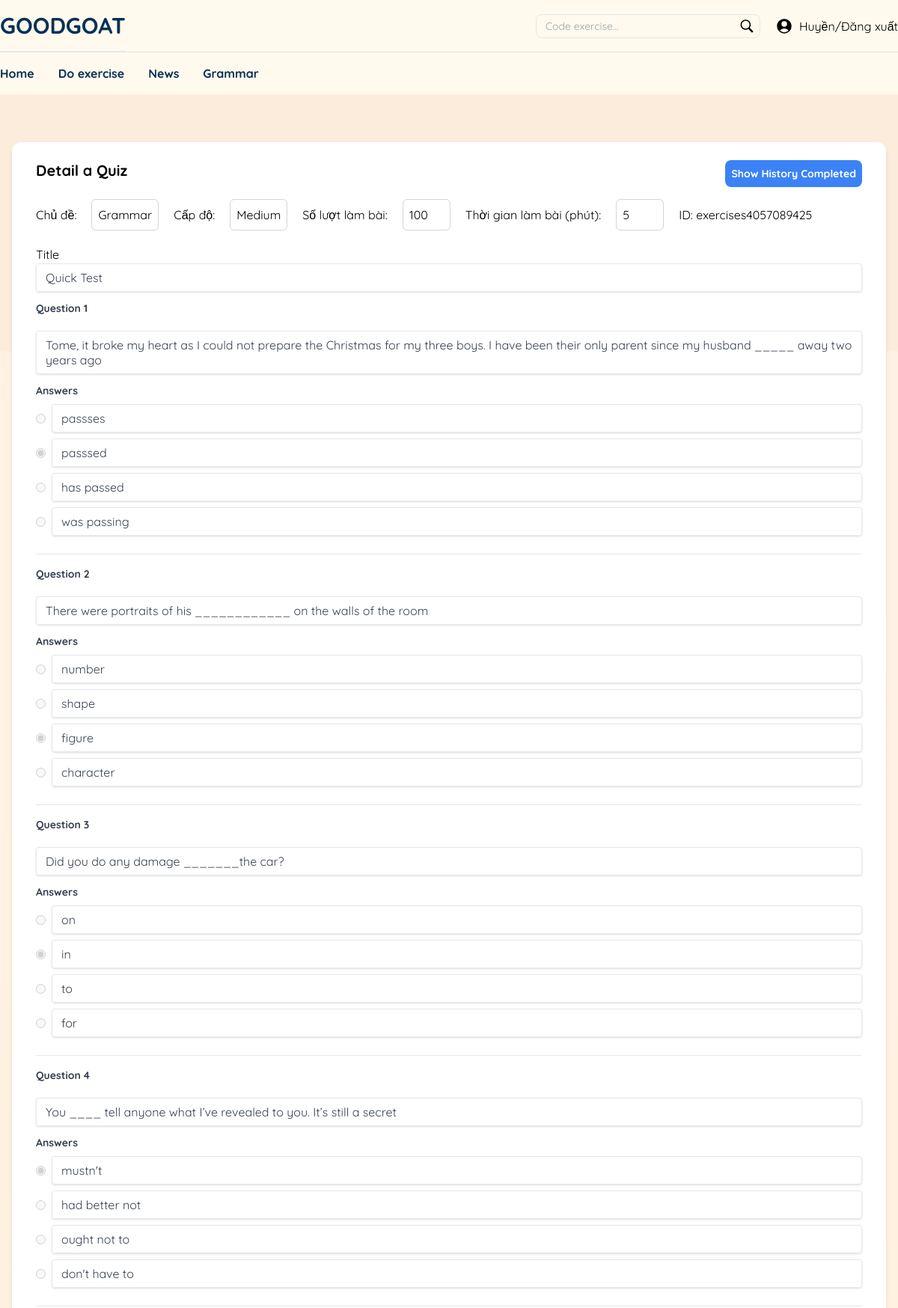
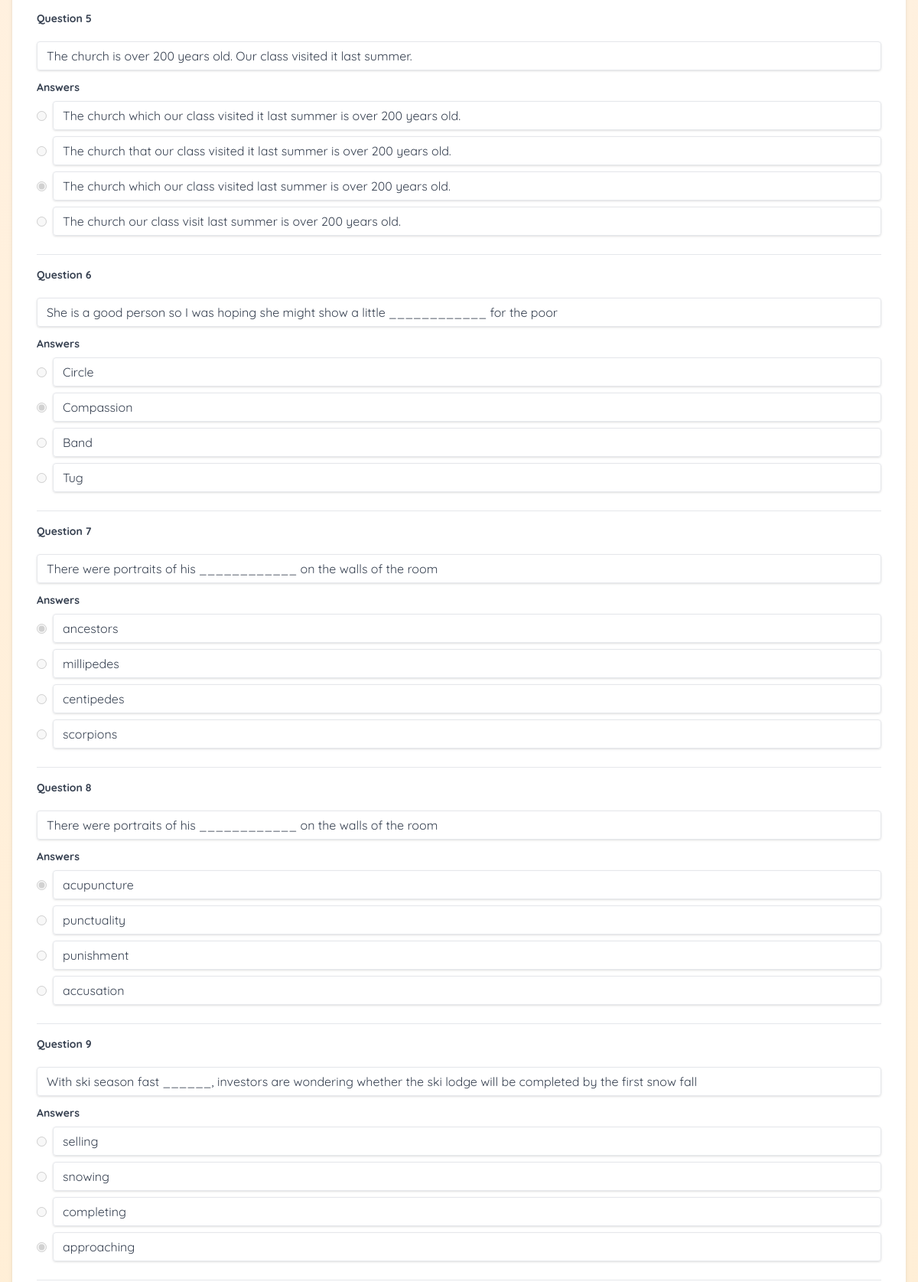
The page /Nhom3/index.php/exercise/detail?id=exercises4057089425 (signed in, upper part) on the database its author committed (2 pictures, top to bottom).
### tables this page shows
CREATE TABLE `topic` (
  `id` varchar(50) NOT NULL,
  `name` varchar(50) DEFAULT NULL,
  `parent_id` varchar(50) DEFAULT NULL
);

CREATE TABLE `level` (
  `id` varchar(50) NOT NULL,
  `name` varchar(50) NOT NULL
);

CREATE TABLE `exercises` (
  `id` varchar(50) NOT NULL,
  `topic_id` varchar(50) NOT NULL,
  `level_id` varchar(50) NOT NULL,
  `time_limit_minutes` int(11) DEFAULT NULL,
  `has_time_limit` int(11) DEFAULT NULL,
  `user_id` varchar(50) NOT NULL,
  `isDel` bit(1) DEFAULT b'0',
  `title` text NOT NULL
);

CREATE TABLE `questions` (
  `id` varchar(50) NOT NULL,
  `question` text NOT NULL,
  `answers` text DEFAULT NULL,
  `exercise_id` varchar(50) NOT NULL,
  `isDel` bit(1) DEFAULT b'0'
);

### Nhom3/Controllers/BaseController.php (called while the page is built, shortened)
<?php
class BaseController
{
   public function view($viewpath, array $data = [])
   {
      require (self::VIEW_FOLDER_NAME . '/' . str_replace(".", "/", $viewpath) . '.php');
   }
}

### Nhom3/Controllers/ExerciseController.php (called while the page is built, shortened)
<?php
class ExerciseController extends BaseController
{
   private $exerciseModel;
   private $levelModel;
   private $topicModel;
   private $questionModel;
   private $userHistoryExerciseModel;
   public function __construct()
   {
      $this->exerciseModel = new ExerciseModel();
      $this->levelModel = new LevelModel();
      $this->topicModel = new TopicModel();
      $this->questionModel = new QuestionModel();
      $this->userHistoryExerciseModel = new UserHistoryExerciseModel();
   }
   public function detail()
   {
      $id = $_GET['id'];
      $exercise = $this->exerciseModel->findById($id)[0];
      $questions = $this->questionModel->getQuestionByExerciseId($id);
      $topics = $this->topicModel->getAll();
      $levels = $this->levelModel->getAll();
      $historyCompleteds = $this->userHistoryExerciseModel->findByExerciseId($id);
      return $this->view('frontend.exercises.detail', ['exercise' => $exercise, 'questions' => $questions, 'topics' => $topics, 'levels' => $levels, 'historyCompleteds' => $historyCompleteds]);
   }
}

### Nhom3/index.php (called while the page is built, shortened)
<?php
require './Core/Database.php';
require './Models/BaseModel.php';
require './Controllers/BaseController.php';
$parts = explode('/', $_SERVER['REQUEST_URI']);
$actionName = isset($parts[4]) && $parts[4] != '' ? explode('?', $parts[4])[0] : 'index';
$controllerObject = new $controllerName;
$controllerObject->$actionName();

### Nhom3/Core/Database.php (called while the page is built, shortened)
<?php
class Database
{
   public function connect()
   {
      $connect = mysqli_connect(self::HOST, self::USERNAME, self::PASSWORD, self::DB_NAME);
      mysqli_set_charset($connect, 'utf8');
      if (mysqli_connect_errno() === 0) {
         return $connect;
      }
      return false;
   }
}

### Nhom3/Models/BaseModel.php (called while the page is built, shortened)
<?php
class BaseModel extends Database
{
   protected $connect;
   public function __construct()
   {
      $this->connect = $this->connect();
   }
   public function getTable($TableName, $select = ['*'], $orderBy = [] , $Limit = null)
   {
      $select = implode(",", $select);
      $orderBy = implode(",", $orderBy);
      $sql = "SELECT $select FROM $TableName";
      $sql .= ($orderBy != null) ? " ORDER BY $orderBy" : "";
      $sql .= ($Limit != null) ? " LIMIT $Limit" : "";
      $query = $this->_query($sql);
      $data = [];
      while ($row = mysqli_fetch_assoc($query)) {
         array_push($data, $row);
      }
      return $data;
   }
   public function _query($sql)
   {
      return mysqli_query($this->connect, $sql);
   }
}

### Nhom3/Models/TopicModel.php (called while the page is built, shortened)
<?php
class TopicModel extends BaseModel
{
    public function getAll($select = ['*'], $orderBy = [] , $Limit = null)
    {
        return $this->getTable(self::TABLE, $select, $orderBy, $Limit);
    }
}

### Nhom3/Models/ExerciseModel.php (called while the page is built, shortened)
<?php
class ExerciseModel extends BaseModel
{
    public function findById($id)
    {
        $data = [];
        $query = $this->_query("SELECT * FROM " . self::TABLE . " WHERE id = '$id' AND isDel = 0");
        while ($row = mysqli_fetch_assoc($query)) {
            array_push($data, $row);
        }
        return $data;
    }
}

### Nhom3/Models/LevelModel.php (called while the page is built, shortened)
<?php
class LevelModel extends BaseModel
{
    public function getAll($select = ['*'], $orderBy = [] , $Limit = null)
    {
        return $this->getTable(self::TABLE, $select, $orderBy, $Limit);
    }
}

### Nhom3/Models/QuestionModel.php (called while the page is built, shortened)
<?php
class QuestionModel extends BaseModel
{
    public function getQuestionByExerciseId($id)
    {
        $data = [];
        $query = $this->_query("SELECT * FROM " . self::TABLE . " WHERE exercise_id = '$id'");
        while ($row = mysqli_fetch_assoc($query)) {
            array_push($data, $row);
        }
        return $data;
    }
}

### Nhom3/Views/frontend/exercises/detail.php (the view, shortened to what this page needs)
<?php
include "Views/frontend/partitions/header.php";
?>
<section class="relative bg-gradient-exercise min-h-[calc(100vh-133px)]">
    <div class="container mx-auto px-4 py-16 max-w-[80rem]">
        <div id="quizForm" class="bg-white shadow-md rounded-xl px-8 pt-6 pb-8 mb-4 relative">
            <div id="Detail-Question">
                <h1 class="text-xl font-bold mb-6">Detail a Quiz <button id="show"
                        class="bg-blue-500 text-white rounded-lg p-2 text-sm right-0 float-end">Show
                        History Completed</button> </h1>
                <div class="flex gap-5 mb-5 items-center text-nowrap">
                    <label for="topic">Chủ đề:</label>
                    <span id="topic" name="topic" class="bg-white p-2 border border-gray-300 rounded-md">
                        <?php foreach ($topics as $topic) {
                            if ($topic['id'] == $exercise['topic_id']) {
                                echo $topic['name'];
                            }
                        }
                        ?>
                    </span>
                    <label for="level">Cấp độ:</label>
                    <span id="level" name="level" class="bg-white p-2 border border-gray-300 rounded-md">
                        <?php foreach ($levels as $level) {
                            if ($level['id'] == $exercise['level_id']) {
                                echo $level['name'];
                            }
                        }
                        ?>
                    </span>
                    <label for="hasLimitTime">Số lượt làm bài:</label>
                    <span id="hasLimitTime" class="bg-white p-2 border border-gray-300 rounded-md w-16">
                        <?= $exercise['has_time_limit'] ?></span>
                    <label for="timeLimitMinutes">Thời gian làm bài (phút):</label>
                    <span id="timeLimitMinutes"
                        class="bg-white p-2 border border-gray-300 rounded-md w-16"><?= $exercise['time_limit_minutes'] ?></span>
                    <span id="Exercise_ID" data-id=<?= $exercise['id'] ?>>ID: <?= $exercise['id'] ?></span>
                </div>
                <div class="mb-3">
                    <label for="title"> Title</label>
                    <span type="text" name="title" id="title"
                        class="shadow appearance-none border rounded w-full py-2 px-3 text-gray-700 leading-tight focus:outline-none focus:shadow-outline block"><?= $exercise['title'] ?></span>
                </div>
                <div id="questionsContainer">
                    <?php foreach ($questions as $index => $question): ?>
                    <div class="question-block mb-4 border-b border-gray-200 pb-4" id=<?= $question['id'] ?>>
                        <div class="flex justify-between items-end mb-3">
                            <label class="block text-gray-700 text-sm font-bold mb-2">Question <?= $index + 1 ?></label>
                        </div>
                        <span name="question_<?= $index + 1 ?>"
                            class="shadow appearance-none border rounded w-full py-2 px-3 text-gray-700 leading-tight focus:outline-none focus:shadow-outline block">
                            <?= $question['question'] ?></span>
                        <div class="mt-3">
                            <label class="block text-gray-700 text-sm font-bold mb-2">Answers</label>
                            <?php
                                $questionAnswers = json_decode($question['answers'], true);
                                foreach ($questionAnswers as $ansIndex => $answer): ?>
                            <div class="flex items-center mb-2">
                                <input type="radio" name="correct_<?= $index + 1 ?>"
                                    value="answer<?= $ansIndex + 1 ?>_<?= $index + 1 ?>" class="mr-2"
                                    <?= $answer['isCorrect'] == 1 ? 'checked' : '' ?> disabled>
                                <span
                                    class="answer-input shadow appearance-none border rounded w-full py-2 px-3 text-gray-700 leading-tight focus:outline-none focus:shadow-outline block">
                                    <?= $answer['answer'] ?>
                                </span>
                            </div>
                            <?php endforeach; ?>
                        </div>
                    </div>
                    <?php endforeach; ?>
                </div>
            </div>
        </div>
    </div>
</section>
<?php include "Views/frontend/partitions/footer.php"; ?>

### rows shown on the page
topic: name "Grammar"
level: name "Medium"
exercises: has_time_limit "100", time_limit_minutes "5", id "exercises4057089425", title "Quick Test"
questions: question "Tome, it broke my heart as I could not prepare the Christmas for my three boys. I have been their only parent since my husband _____ away two years ago", answer "passses", answer "passsed", answer "has passed", answer "was passing"
questions: question "There were portraits of his ____________ on the walls of the room", answer "number", answer "shape", answer "figure", answer "character"
questions: question "Did you do any damage _______the car?", answer "on", answer "in", answer "to", answer "for"
questions: question "You ____ tell anyone what I’ve revealed to you. It’s still a secret", answer "mustn't", answer "had better not", answer "ought not to", answer "don't have to"
questions: question "The church is over 200 years old. Our class visited it last summer.", answer "The church which our class visited it last summer is over 200 years old.", answer "The church that our class visited it last summer is over 200 years old.", answer "The church which our class visited last summer is over 200 years old.", answer "The church our class visit last summer is over 200 years old."
questions: question "She is a good person so I was hoping she might show a little ____________ for the poor", answer "Circle", answer "Compassion", answer "Band", answer "Tug"
questions: question "There were portraits of his ____________ on the walls of the room", answer "ancestors", answer "millipedes", answer "centipedes", answer "scorpions"
questions: question "There were portraits of his ____________ on the walls of the room", answer "acupuncture", answer "punctuality", answer "punishment", answer "accusation"
questions: question "With ski season fast ______, investors are wondering whether the ski lodge will be completed by the first snow fall", answer "selling", answer "snowing", answer "completing", answer "approaching"

### other values the page prints
$_COOKIE['user_displayName'] "Huyền"
